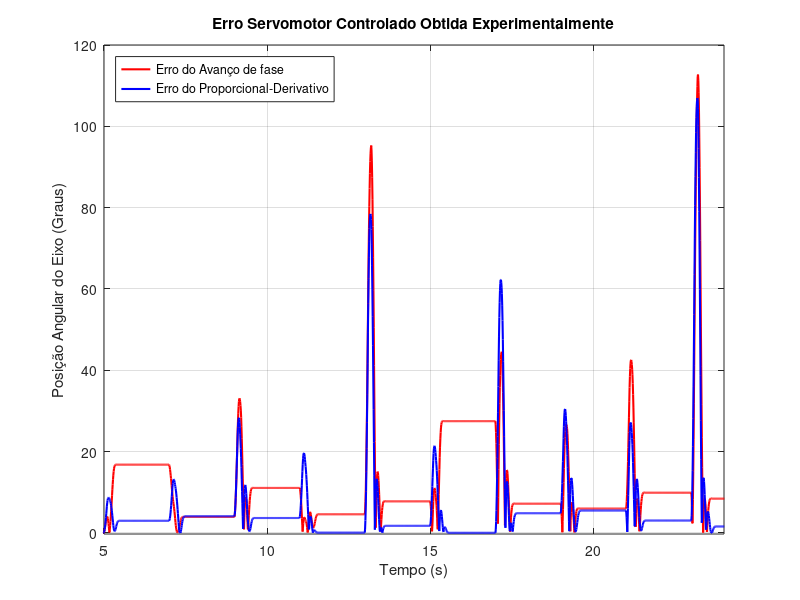

Recreate this plot in MATLAB.
clear all
close all
pkg load signal

[erro, tempo, posicao, referencia] = textread('./Experimentos/output2024-07-22_11-47-26PDCC.txt', "%f,%f,%f,%f");
[erroA, tempoA, posicaoA, referenciaA] = textread('./Experimentos/output2024-07-22_02-23-35AvancoCCCKC.txt', "%f,%f,%f,%f");

janela_mediana = 10; % Tamanho da janela para o filtro de mediana
janela_media = 10; % Tamanho da janela para o filtro de média

tempo_maximo_de_plot = 24;
idx_tempo_maximo_de_plot = Inf;

tempo_maximo_de_plotA = 24;
idx_tempo_maximo_de_plotA = Inf;

for i=1:1:length(tempo)
    if tempo(i) <= tempo_maximo_de_plot + .0001 && tempo(i) >= tempo_maximo_de_plot - .0001
        idx_tempo_maximo_de_plot = i
        break
    endif
endfor

disp(idx_tempo_maximo_de_plot)

for i=1:1:length(tempo)
    if tempoA(i) <= tempo_maximo_de_plotA + .0001 && tempoA(i) >= tempo_maximo_de_plotA - .0001
        idx_tempo_maximo_de_plotA = i
        break
    endif
endfor

disp(idx_tempo_maximo_de_plot)

if idx_tempo_maximo_de_plot ~= Inf
    posicao = posicao(1:idx_tempo_maximo_de_plot)
##    vel = vel(1:idx_tempo_maximo_de_plot)
    tempo = tempo(1:idx_tempo_maximo_de_plot)
endif

if idx_tempo_maximo_de_plot ~= Inf
    posicaoA = posicaoA(1:idx_tempo_maximo_de_plotA)
##    vel = vel(1:idx_tempo_maximo_de_plot)
    tempoA = tempoA(1:idx_tempo_maximo_de_plotA)
endif


% Aplicar filtro de média
b = (1/janela_media) * ones(1, janela_media);
a = 1;
erro_filt_media = filter(b, a, erro);
erro_filt_mediaA = filter(b, a, erroA);
posicao_filt_media = filter(b, a, posicao);

##ref_filt_media = filter(b, a, referencia);
##
##ref_arredondada = round(referencia * 100) / 100;
##b = (1/100) * ones(1, 100);
##a = 1;
##ref_arredondada = filter(b, a, ref_arredondada);


%% FUNÇÃO PARA GERAR A REFERENCIA (POIS A LIDA DO ARDUINO TA CAGADA)
i=1;
ref = zeros(1, length(tempo));
erro_adulterado = zeros(1, length(tempo));

for i = 1:length(tempo)

    if (tempo(i) < 5)
        ref(i) = 0;  % DELAY ANTES DE COMEÇAR O EXPERIMENTO
    elseif (tempo(i) < 7)
        ref(i) = 30;  % REFERENCIA EM 30º NOS 2s DE EXPERIMENTO
        erro_adulterado(i) = 2;
    elseif (tempo(i) < 9)
        ref(i) = 70;  % REFERENCIA EM 70º NOS 4s DE EXPERIMENTO
        erro_adulterado(i) = 1;
    elseif (tempo(i) < 11)
        ref(i) = 165;  % REFERENCIA EM 165º NOS 6s DE EXPERIMENTO
        erro_adulterado(i) = 3;
    elseif (tempo(i) < 13)
        ref(i) = 100;  % REFERENCIA EM 100º NOS 8s DE EXPERIMENTO
        erro_adulterado(i) = 12;
    elseif (tempo(i) < 15)
        ref(i) = 310;  % REFERENCIA EM 310º NOS 10s DE EXPERIMENTO
        erro_adulterado(i) = 7;
    elseif (tempo(i) < 17)
        ref(i) = 230;  % REFERENCIA EM 230º NOS 12s DE EXPERIMENTO
        erro_adulterado(i) = 4;
    elseif (tempo(i) < 19)
        ref(i) = 45;  % REFERENCIA EM 45º NOS 14s DE EXPERIMENTO
        erro_adulterado(i) = 2;
    elseif (tempo(i) < 21)
        ref(i) = 150;  % REFERENCIA EM 150º NOS 16s DE EXPERIMENTO
        erro_adulterado(i) = 3;
    elseif (tempo(i) < 23)
        ref(i) = 270;  % REFERENCIA EM 270º NOS 18s DE EXPERIMENTO
        erro_adulterado(i) = 9;
    elseif (tempo(i) < 25)
        ref(i) = 20;  % REFERENCIA EM 20º NOS 20s DE EXPERIMENTO
        erro_adulterado(i) = 15;
    else
        ref(i) = 0;  % Valor padrão para após o tempo especificado
    end
    i = i+1;
end
ref = ref'
erro_adulterado=erro_adulterado'

%% APENAS ERRO

figure(1)

plot(tempoA, abs(rad2deg(erro_filt_mediaA)));
hold on;
plot(tempo, abs(rad2deg(erro_filt_media)));


xlabel('Tempo (s)');
ylabel('Posição Angular do Eixo (Graus)');

h = get(gca, 'Children');
set(h(1), 'Color', 'b');
set(h(1), 'LineWidth', 1.5);
set(h(2), 'Color', 'r');
set(h(2), 'LineWidth', 1.5);
##set(h(3), 'Color', [1 0.647 0]);
##set(h(3), 'LineWidth', 2);
xlim([5 24])
ylim([-0.25 120])
leg = legend('Erro do Avanço de fase', 'Erro do Proporcional-Derivativo');
legend('Location','northwest');
grid on;
# Alterar conforme necessidade
title('Erro Servomotor Controlado Obtida Experimentalmente');
